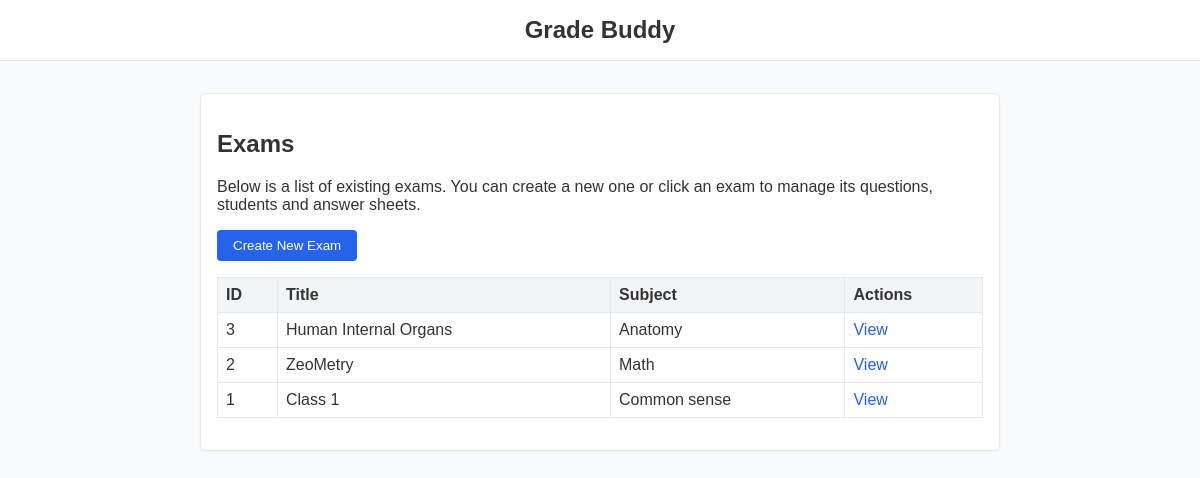
The page / on the database its author committed.
### tables this page shows
CREATE TABLE exams (
            id INTEGER PRIMARY KEY AUTOINCREMENT,
            title TEXT NOT NULL,
            subject TEXT NOT NULL,
            instructions TEXT
        );

### src/controllers/routers.py (the view)
@router.get("/")
async def index(request: Request):
    conn = get_db_connection()
    cur = conn.cursor()
    cur.execute("SELECT id, title, subject FROM exams ORDER BY id DESC")
    exams = cur.fetchall()
    conn.close()
    return templates.TemplateResponse(
        "index.html",
        {"request": request, "exams": exams},
    )

### templates/index.html (shortened to what this page needs)
{% extends "base.html" %}
{% block content %}
<header>
  Grade Buddy
</header>
<main>
  <div class="card">
    <h2>Exams</h2>
    <p>Below is a list of existing exams.  You can create a new one or
       click an exam to manage its questions, students and answer sheets.</p>
    <p><a href="/exams/new"><button>Create New Exam</button></a></p>
    {% if exams %}
    <table>
      <thead>
        <tr><th>ID</th><th>Title</th><th>Subject</th><th>Actions</th></tr>
      </thead>
      <tbody>
        {% for exam in exams %}
        <tr>
          <td>{{ exam.id }}</td>
          <td>{{ exam.title }}</td>
          <td>{{ exam.subject }}</td>
          <td><a href="/exams/{{ exam.id }}">View</a></td>
        </tr>
        {% endfor %}
      </tbody>
    </table>
    {% else %}
    <p>No exams have been created yet.</p>
    {% endif %}
  </div>
</main>
{% endblock %}

### static/style.css (style rules this page uses)
body { font-family: sans-serif; margin: 0; padding: 0; background-color: #f9fafb; color: #333; }
header { background-color: #ffffff; border-bottom: 1px solid #e5e7eb; padding: 1rem; text-align: center; font-size: 1.5rem; font-weight: 600; }
main { max-width: 800px; margin: 2rem auto; padding: 0 1rem; }
table { width: 100%; border-collapse: collapse; margin-bottom: 1rem; }
th, td { padding: 0.5rem; border: 1px solid #e5e7eb; text-align: left; }
th { background-color: #f3f4f6; }
input[type="submit"], button { background-color: #2563eb; color: #ffffff; padding: 0.5rem 1rem; border: none; border-radius: 4px; cursor: pointer; }
a { color: #2563eb; text-decoration: none; }
.card { background-color: #ffffff; border: 1px solid #e5e7eb; border-radius: 6px; padding: 1rem; margin-bottom: 1rem; box-shadow: 0 1px 2px rgba(0, 0, 0, 0.05); }

### rows shown on the page
exams: id "3", title "Human Internal Organs", subject "Anatomy"
exams: id "2", title "ZeoMetry", subject "Math"
exams: id "1", title "Class 1", subject "Common sense"
